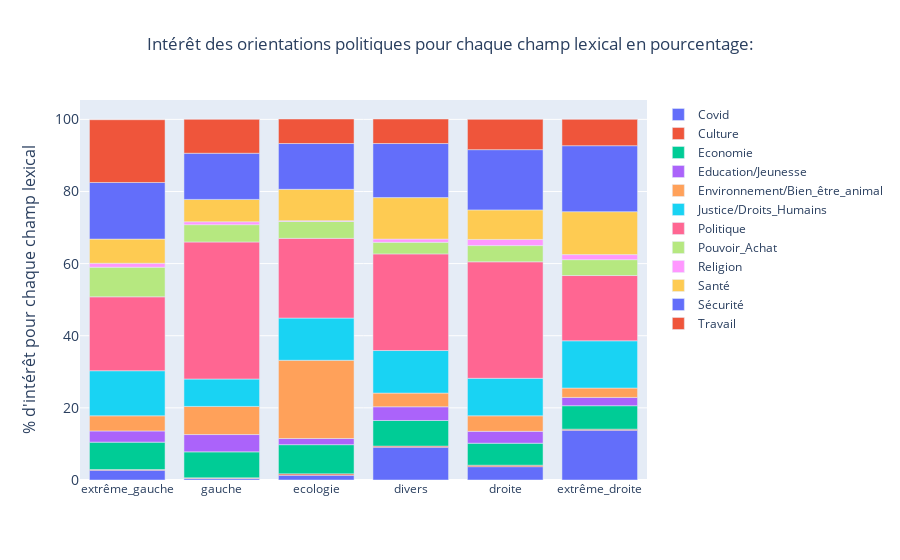

This figure's notebook cell:
### Code cell
bar_chart_stack_100(based_on="autre")

### Figure 1 — Plotly figure (JSON) as saved in the notebook; plotly's stock layout.template omitted (floating-point values rounded to 4 significant figures)
{"data": [{"name": "Covid", "type": "bar", "x": ["extrême_gauche", "gauche", "ecologie", "divers", "droite", "extrême_droite"], "y": [2.7, 0.4, 1.3, 9.1, 3.7, 13.8]}, {"name": "Culture", "type": "bar", "x": ["extrême_gauche", "gauche", "ecologie", "divers", "droite", "extrême_droite"], "y": [0.2, 0.2, 0.4, 0.3, 0.4, 0.3]}, {"name": "Economie", "type": "bar", "x": ["extrême_gauche", "gauche", "ecologie", "divers", "droite", "extrême_droite"], "y": [7.6, 7.2, 8.1, 7.1, 6.1, 6.5]}, {"name": "Education/Jeunesse", "type": "bar", "x": ["extrême_gauche", "gauche", "ecologie", "divers", "droite", "extrême_droite"], "y": [3.1, 4.8, 1.7, 3.8, 3.3, 2.3]}, {"name": "Environnement/Bien_être_animal", "type": "bar", "x": ["extrême_gauche", "gauche", "ecologie", "divers", "droite", "extrême_droite"], "y": [4.2, 7.8, 21.7, 3.8, 4.3, 2.6]}, {"name": "Justice/Droits_Humains", "type": "bar", "x": ["extrême_gauche", "gauche", "ecologie", "divers", "droite", "extrême_droite"], "y": [12.5, 7.6, 11.7, 11.8, 10.4, 13.1]}, {"name": "Politique", "type": "bar", "x": ["extrême_gauche", "gauche", "ecologie", "divers", "droite", "extrême_droite"], "y": [20.5, 38, 22.1, 26.8, 32.3, 18.1]}, {"name": "Pouvoir_Achat", "type": "bar", "x": ["extrême_gauche", "gauche", "ecologie", "divers", "droite", "extrême_droite"], "y": [8.2, 4.8, 4.7, 3.2, 4.5, 4.4]}, {"name": "Religion", "type": "bar", "x": ["extrême_gauche", "gauche", "ecologie", "divers", "droite", "extrême_droite"], "y": [1.1, 0.8, 0.2, 0.9, 1.7, 1.4]}, {"name": "Santé", "type": "bar", "x": ["extrême_gauche", "gauche", "ecologie", "divers", "droite", "extrême_droite"], "y": [6.7, 6.2, 8.7, 11.5, 8.2, 11.9]}, {"name": "Sécurité", "type": "bar", "x": ["extrême_gauche", "gauche", "ecologie", "divers", "droite", "extrême_droite"], "y": [15.7, 12.8, 12.7, 15, 16.7, 18.3]}, {"name": "Travail", "type": "bar", "x": ["extrême_gauche", "gauche", "ecologie", "divers", "droite", "extrême_droite"], "y": [17.4, 9.4, 6.8, 6.8, 8.4, 7.3]}], "layout": {"barmode": "relative", "title": {"text": "Intérêt des orientations politiques pour chaque champ lexical en pourcentage:", "x": 0.5}, "yaxis": {"tickfont": {"size": 14}, "title": {"font": {"size": 16}, "text": "% d'intérêt pour chaque champ lexical"}}}}
